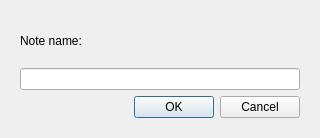
<?xml version="1.0" encoding="UTF-8"?>
<ui version="4.0">
 <class>NotesDialog</class>
 <widget class="QDialog" name="NotesDialog">
  <property name="geometry">
   <rect>
    <x>0</x>
    <y>0</y>
    <width>320</width>
    <height>133</height>
   </rect>
  </property>
  <property name="windowTitle">
   <string>Create Note</string>
  </property>
  <layout class="QVBoxLayout" name="verticalLayout">
   <item>
    <widget class="QStackedWidget" name="stackedWidget">
     <property name="currentIndex">
      <number>0</number>
     </property>
     <widget class="QWidget" name="pageCreate">
      <layout class="QVBoxLayout" name="verticalLayout_2">
       <item>
        <widget class="QLabel" name="label">
         <property name="text">
          <string>Note name:</string>
         </property>
        </widget>
       </item>
       <item>
        <widget class="QLineEdit" name="noteNameLine"/>
       </item>
       <item>
        <widget class="QDialogButtonBox" name="createNoteDialog">
         <property name="standardButtons">
          <set>QDialogButtonBox::Cancel|QDialogButtonBox::Ok</set>
         </property>
        </widget>
       </item>
      </layout>
     </widget>
     <widget class="QWidget" name="pageError">
      <layout class="QVBoxLayout" name="verticalLayout_3">
       <item>
        <widget class="QPlainTextEdit" name="plainTextEdit">
         <property name="readOnly">
          <bool>true</bool>
         </property>
         <property name="plainText">
          <string>Error:
You can not create a note inside an addon directory.
Please select a user defined category!</string>
         </property>
         <property name="overwriteMode">
          <bool>false</bool>
         </property>
        </widget>
       </item>
       <item>
        <widget class="QDialogButtonBox" name="errorNoteDialog">
         <property name="standardButtons">
          <set>QDialogButtonBox::Close</set>
         </property>
        </widget>
       </item>
      </layout>
     </widget>
     <widget class="QWidget" name="pageAddCategory">
      <layout class="QVBoxLayout" name="verticalLayout_4">
       <item>
        <widget class="QLabel" name="label_2">
         <property name="text">
          <string>Category Name:</string>
         </property>
        </widget>
       </item>
       <item>
        <widget class="QLineEdit" name="categoryLine"/>
       </item>
       <item>
        <widget class="QDialogButtonBox" name="addCategoryDialog">
         <property name="standardButtons">
          <set>QDialogButtonBox::Cancel|QDialogButtonBox::Ok</set>
         </property>
        </widget>
       </item>
      </layout>
     </widget>
    </widget>
   </item>
  </layout>
 </widget>
 <resources/>
 <connections/>
</ui>
